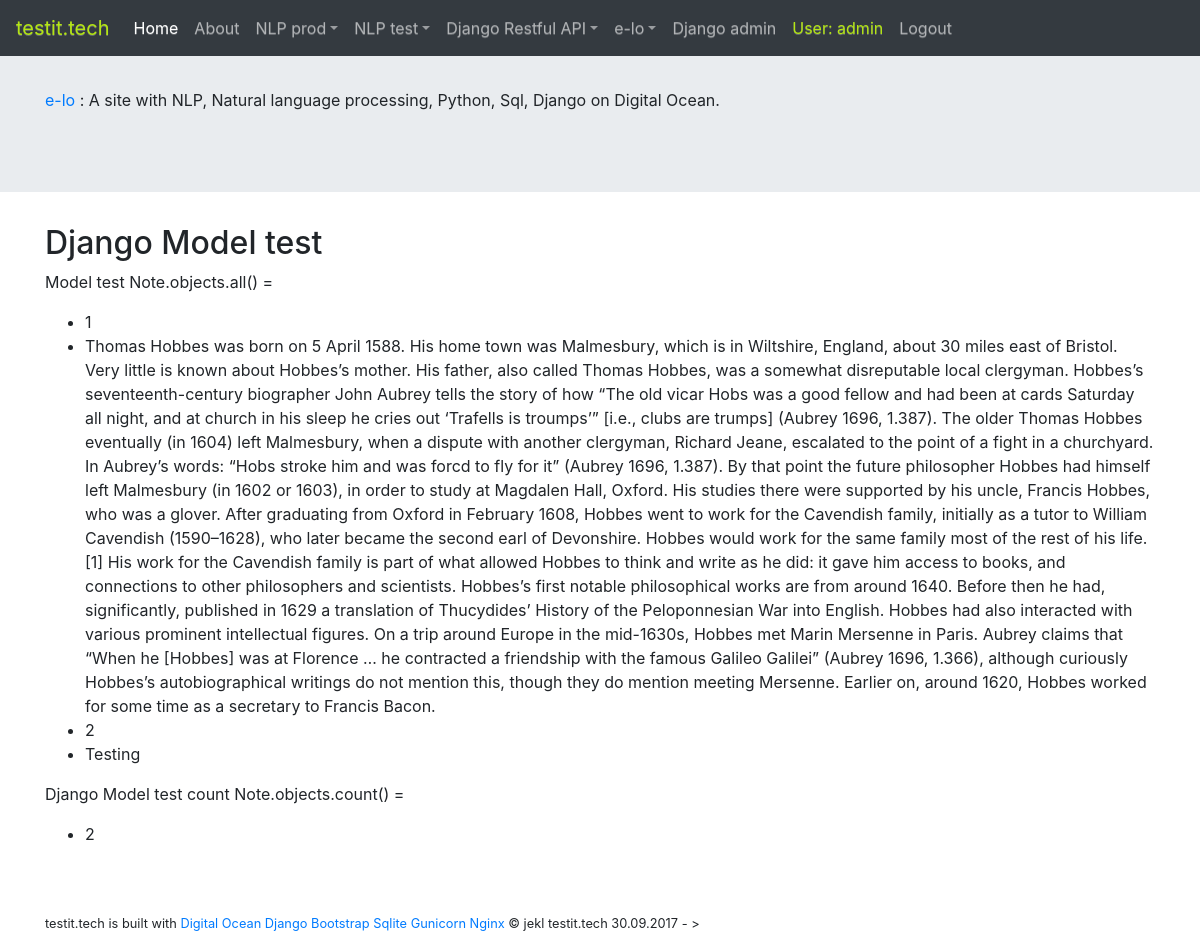
/test_model (signed in), run on the app's committed database.
### elo/models.py (models this page shows)
class Note(models.Model):
    title = models.CharField(max_length = 100, default="")
    raw_text = models.CharField(max_length = 10000)
    sentences = models.BigIntegerField(default=0)
    def __str__(self):
        return self.raw_text

### elo/views.py (the view)
# urls.py: path("test_model", views.test_model, name="test_model"),
def test_model(request):
    rv = "E-loweb, django admin testit.tech/admin. "
    data = Note.objects.all()
    amount = Note.objects.count()
    context = {"data": data, "amount": amount}
    rv += format(context)
    return render(request, "elo/qa_text/test_model.html", context)

### elo/templates/elo/qa_text/test_model.html
{% extends 'elo/base.html' %}
{% block content %}
<h2>Django Model test</h2>
    <p>Model test Note.objects.all() = </p>
    {% if data %}
    <ul>
        {% for d in data %}
        <li>{{ d.id }}</li>
        <li>{{ d.raw_text }}</li>
        {% endfor %}
    </ul>
    {% else %}
    <p>No raw_text</p>
    {% endif %}
    <p>Django Model test count Note.objects.count() =</p>
<ul>
<li>{{ amount }}</li>
</ul>
{% endblock %}

### elo/templates/elo/base.html (shortened to what this page needs)
<!doctype html>
<html lang="en">
<head>
    <link rel="stylesheet" href="https://stackpath.bootstrapcdn.com/bootstrap/4.1.3/css/bootstrap.min.css"
>
    <link rel="stylesheet" href="https://maxcdn.bootstrapcdn.com/bootstrap/3.3.1/css/bootstrap-theme.min.css">
    {% load static %}
    <link rel="stylesheet" type="text/css" href="{% static 'elo/style.css' %}">
</head>
<body>
    <nav class="navbar navbar-expand-md navbar-dark fixed-top bg-dark">
        <a class="navbar-brand" href="/">
            <span style="color:rgb(180, 230, 19)">testit.tech</span>
        </a>
        <div class="collapse navbar-collapse" id="nav-main">
            <ul class="navbar-nav mr-auto">
                <li class="nav-item active">
                    <a class="nav-link" href="/">Home
                    </a>
                </li>
                <li class="nav-item">
                    <a class="nav-link" href="{% url 'about'%}">About</a>
                </li>
                <li class="nav-item dropdown">
                    <a class="nav-link dropdown-toggle" href="#" id="dropdown02" data-toggle="dropdown" aria-haspopup="true" aria-expanded="false">NLP prod</a>
                </li>
                <li class="nav-item dropdown">
                    <a class="nav-link dropdown-toggle" href="#" id="dropdown02" data-toggle="dropdown" aria-haspopup="true" aria-expanded="false">NLP test</a>
                </li>
                <li class="nav-item dropdown">
                    <a class="nav-link dropdown-toggle" href="#" id="dropdown03" data-toggle="dropdown" aria-haspopup="true" aria-expanded="false">Django Restful API</a>
                </li>
                <li class="nav-item dropdown">
                    <a class="nav-link dropdown-toggle" href="#" id="dropdown01" data-toggle="dropdown" aria-haspopup="true" aria-expanded="false">e-lo</a>
                </li>
                <li class="nav-item">
                    <a class="nav-link" href="admin" target="_blank">Django admin</a>
                </li>
                {% if user.is_authenticated %}
                <li class="nav-item">
                    <a class="nav-link" href="#">
                        <span style="color:rgb(180, 230, 19)">User: {{ user.username }}</span>
                    </a>
                </li>
                <li class="nav-item">
                    <a class="nav-link" href="/accounts/logout">Logout</a>
                </li>
                {% else %}
                <li class="nav-item">
                    <a class="nav-link" href="/accounts/login">Login</a>
                </li>
                {% endif %}
            </ul>
        </div>
    </nav>
    <main>
        <div class="jumbotron jumbotron-fluid">
            <div class="container">
                <br>
                <p>
                    <a href="https://follow-e-lo.com/" target="_blank">e-lo</a> : A site with NLP, Natural language processing, Python, Sql, Django on Digital Ocean.
                </p>
            </div>
        </div>
        <div class="container">
            {% block content %} {% endblock %}
        </div>
    </main>
    <br>
    <br>
    <footer class="container">
        <small>
            testit.tech is built with
            <a href="https://www.digitalocean.com/" target="_blank">Digital Ocean</a>
            <a href="https://www.djangoproject.com/" target="_blank">Django</a>
            <a href="https://getbootstrap.com/" target="_blank">Bootstrap</a>
            <a href="https://www.sqlite.org/" target="_blank">Sqlite</a>
            <a href="http://gunicorn.org/" target="_blank">Gunicorn</a>
            <a href="https://www.nginx.com/resources/wiki/" target="_blank">Nginx</a>
            &copy; jekl testit.tech 30.09.2017 - >
        </small>
    </footer>
</body>
</html>

### data on the page
Note: id "1", raw_text "Thomas Hobbes was born on 5 April 1588. His home town was Malmesbury, which is in Wiltshire, England, about 30 miles east of Bristol. Very little is known about Hobbes’s mother. His father, also called Thomas Hobbes, was a somewhat disreputable local clergyman. Hobbes’s seventeenth-century biographer John Aubrey tells the story of how “The old vicar Hobs was a good fellow and had been at cards Saturday all night, and at church in his sleep he cries out ‘Trafells is troumps’” [i.e., clubs are trumps] (Aubrey 1696, 1.387). The older Thomas Hobbes eventually (in 1604) left Malmesbury, when a dispute with another clergyman, Richard Jeane, escalated to the point of a fight in a churchyard. In…"
Note: id "2", raw_text "Testing"

### other printed values
{{ user.username }} "admin"
{{ amount }} "2"
